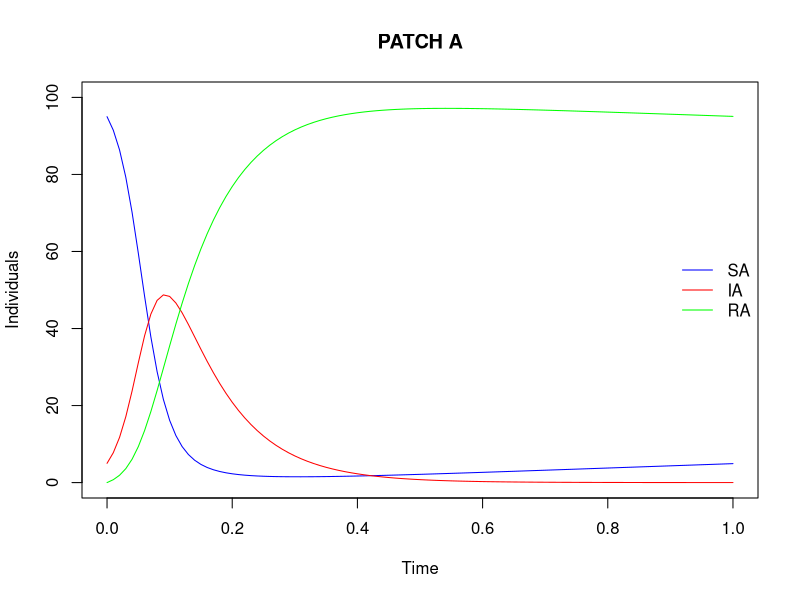
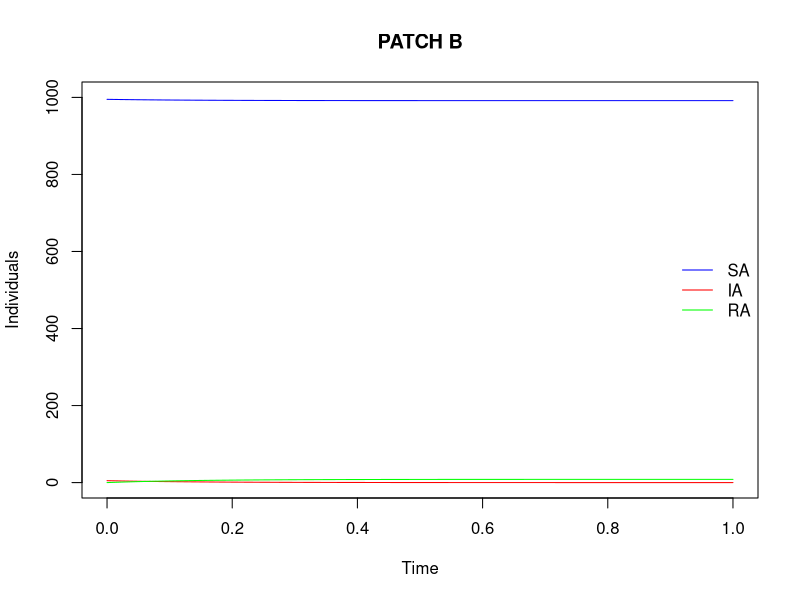
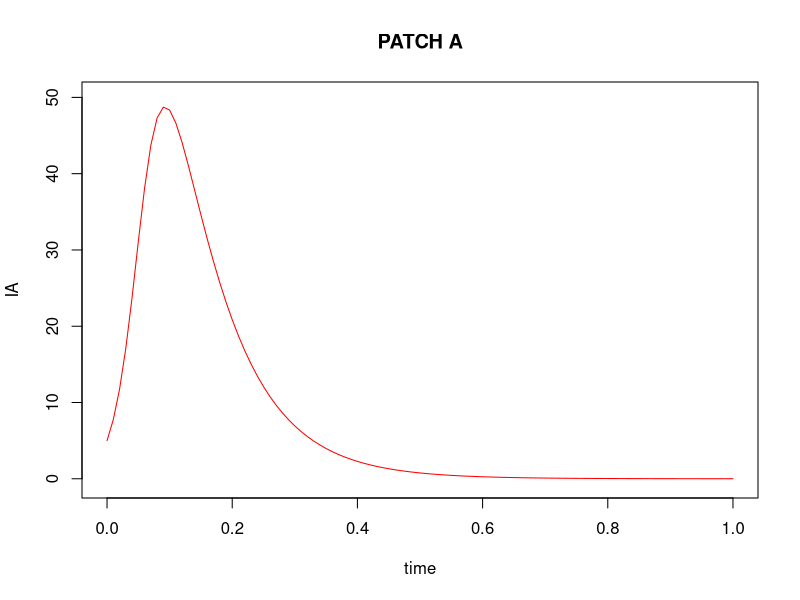
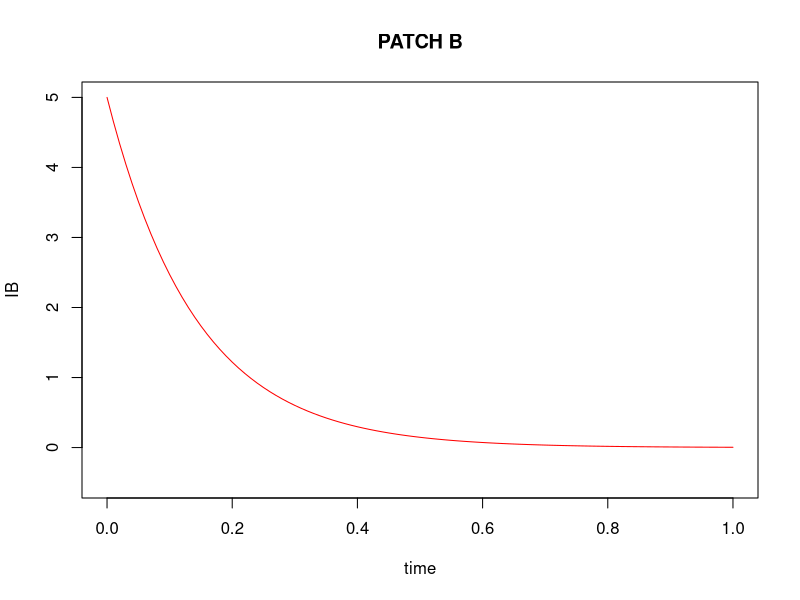
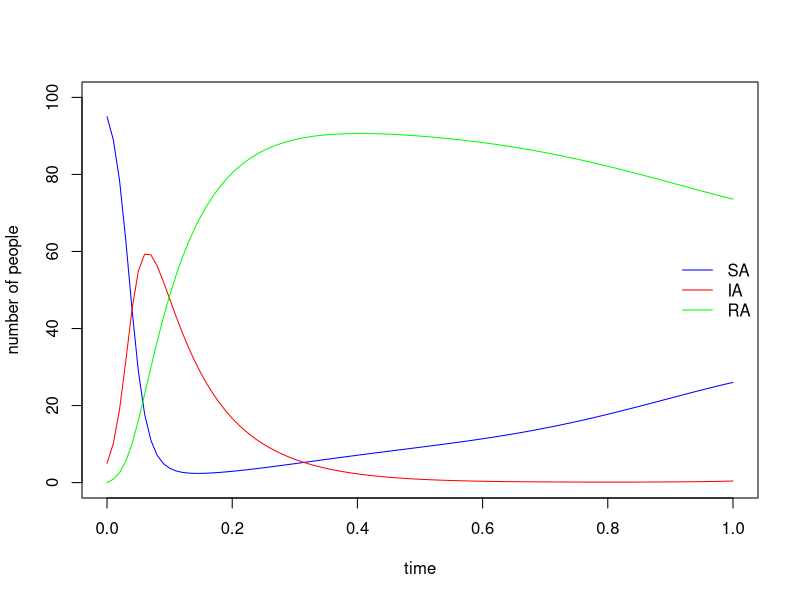
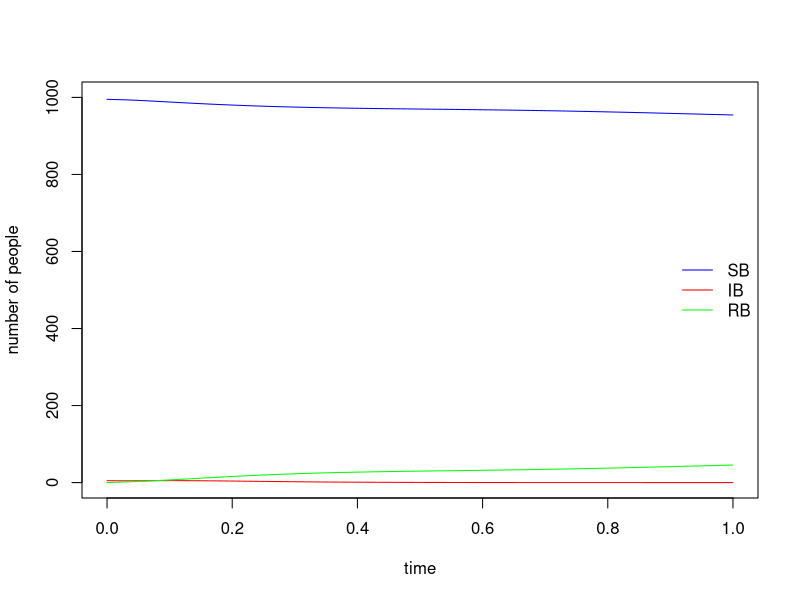
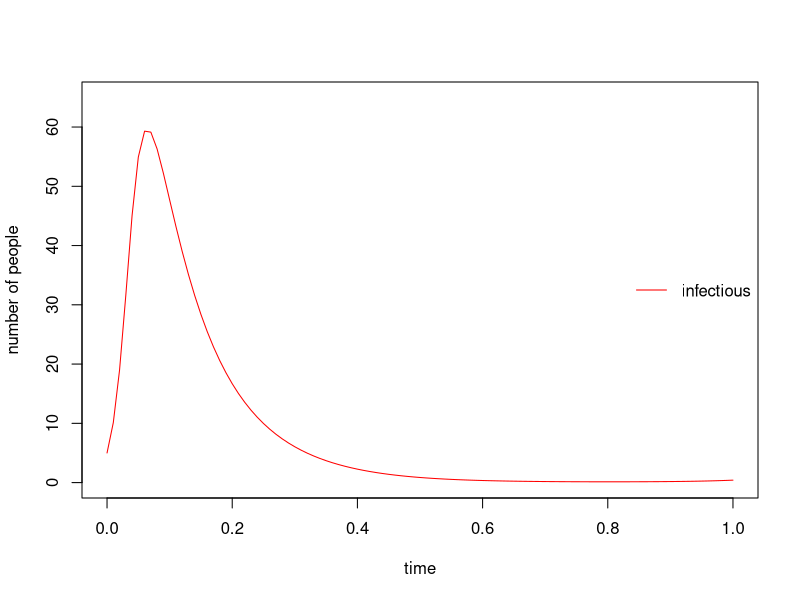
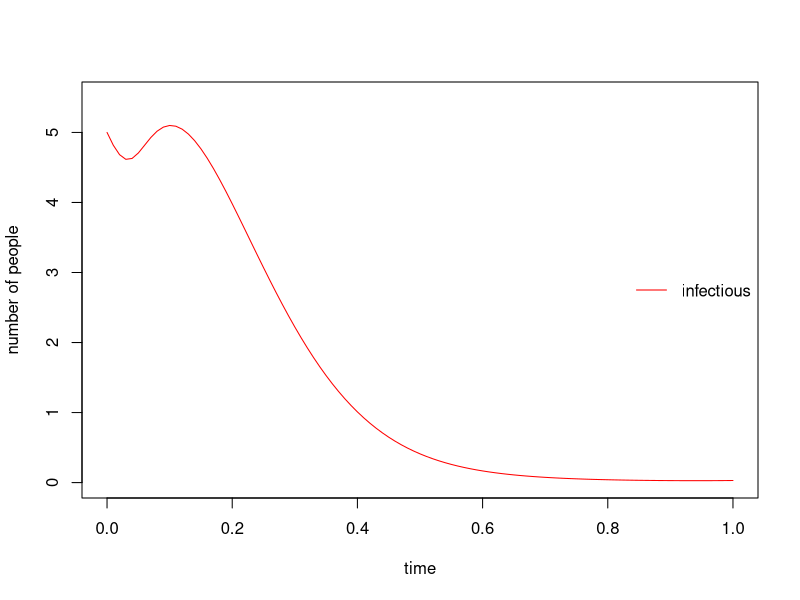

Write the R code that produced these figures, in order.
## ---- chunk 1
knitr::opts_chunk$set(echo = TRUE)
## ---- chunk 2
library(deSolve)
## ---- chunk 3
###################################################################
# Disease Transmission Rate by (t) No seasonality and no movement #
###################################################################
#--------------------------------------------------------------------#
two_patch_SIR_no_seasonality <- function(time, variables, parameters) {
  with(as.list(c(variables, parameters)), {
    
    dS_A <- (mu_A * N_A) - ((beta_A)*(I_A/N_A)*(S_A)) - ((mu_A + phi_AB)*S_A) + (phi_BA*S_B) # Correct.
    
    dI_A <- (beta_A*(I_A/N_A)*S_A) - ((mu_A + gamma_A + phi_AB) * I_A) + (phi_BA*I_B) # Correct.
    
    dR_A <- (gamma_A*I_A)-((mu_A + phi_AB)*R_A) + (phi_BA*R_B)  # Correct.
    
#-------------------------------------------------------------------#
    
    dS_B <-(mu_B * N_B) - ((beta_B)*(I_B/N_B)*(S_B)) - ((mu_B + phi_BA)*S_B) + (phi_AB*S_A) # Correct.
    
    dI_B <-(beta_B*(I_B/N_B)*S_B) - ((mu_B + gamma_B + phi_BA)*I_B) + (phi_AB*I_A) # Correct.
    
    dR_B <-(gamma_B*I_B)-((mu_B + phi_BA)*R_B) + (phi_AB*R_A) # Correct.
    
    return(list(c(dS_A, dI_A, dR_A, dS_B, dI_B, dR_B)))
  })
}

# Set up initial values for the variables
initial_values <- c(
  S_A = 95, I_A = 5, R_A = 0,   # Initial values for patch A
  S_B = 995, I_B = 5, R_B = 0   # Initial values for patch B
)

# Define parameters for the system
parameters_values <- list(
  N_A = 100,
  N_B = 1000,
  mu_A = 0.06,
  mu_B = 0.02,
  gamma_A = 12,
  gamma_B = 12,
  beta_A = 60, # takes the average trans rate and amplitude of transmition
  beta_B = 5, # takes the average trans rate and amplitude of transmition
  phi_AB = 0, # takes the average disp rate and amplitude of dispertion
  phi_BA = 0 # takes the average disp rate and amplitude of dispertion
)

# Define a sequence of time points
time <- seq(0, 1, by = 0.01)

# Solve the system of differential equations
sir_values <- ode(
  y = initial_values,
  times = time,
  func = two_patch_SIR_no_seasonality,
  parms = parameters_values
)

# Print the solution
print(sir_values)
## ---- chunk 4
#################################################
#            Transform to Data Frame            #
#################################################

sir_values <- as.data.frame(sir_values)
sir_values

######################################
#            PLOT PATCH A            #
######################################
with(sir_values, {
# plotting the time series of susceptibles:
  plot(time, S_A, type = "l", col = "blue",
       xlab = "Time", ylab = "Individuals", ylim = c(0, 100))
# adding the time series of infectious:
  lines(time, I_A, col = "red")
# adding the time series of recovered:
  lines(time, R_A, col = "green")
})

title("PATCH A")
# adding a legend:
legend("right", c("SA", "IA", "RA"),
       col = c("blue", "red", "green"), lty = 1, bty = "n")

#####################################
#            PLOT PATCH B           #
#####################################
with(sir_values, {
# plotting the time series of susceptibles:
  plot(time, S_B, type = "l", col = "blue",
       xlab = "Time", ylab = "Individuals", ylim = c(0, 1000))
# adding the time series of infectious:
  lines(time, I_B, col = "red")
# adding the time series of recovered:
  lines(time, R_B, col = "green")
})

title("PATCH B")
# adding a legend:
legend("right", c("SA", "IA", "RA"),
       col = c("blue", "red", "green"), lty = 1, bty = "n")

######################################
#            PLOT PATCH A I_A        #
######################################
with(sir_values, {
# plotting the time series of susceptibles:
  plot(time, I_A, col = "red", type = "l",
       xlab = "time", ylab = "IA", ylim = c(-0.5, 50))
})

title("PATCH A")
# adding a legend:

######################################
#            PLOT PATCH B I_B        #
######################################
with(sir_values, {
# plotting the time series of susceptibles:
  plot(time, I_B, col = "red", type = "line",
       xlab = "time", ylab = "IB", ylim = c(-0.5, 5))
})

# adding a legend:
title("PATCH B")
## ---- chunk 5
#####################################################
# Disease Transmission Rate by (t) with Seasonality #
#####################################################
# sigma          #  
seasonality=0.5  #
##################

beta_A<-function(time){
  return(60*(1+(seasonality*cos((2*pi*time)/1)))) # Correct.
}

beta_B<-function(time){
  
  return(5*(1+(seasonality*cos((2*pi*time)/1)))) # Correct.
         }
##########################
# Disease Dispersal Rate #  
##########################
# sigma          #  
seasonality=0.5  #
##################

phi_AB<-function(time){
  return(0.4*(1 + (seasonality*cos((2*pi*time/1))))) # Correct.
}

phi_BA<-function(time){
  
  return(0.04*(1 + (seasonality*(cos((2*pi*time)/1))))) # Correct.
         }
#--------------------------------------------------------------------#
two_patch_SIR <- function(time, variables, parameters, phi_BA, phi_AB, beta_A, beta_B) {
  with(as.list(c(variables, parameters)), {
    
    dS_A <- (mu_A * N_A) - ((beta_A(time))*(I_A/N_A)*(S_A)) - ((mu_A + phi_AB(time))*S_A) + (phi_BA(time)*S_B) # Correct.
    
    dI_A <- (beta_A(time)*(I_A/N_A)*S_A) - ((mu_A + gamma_A + phi_AB(time)) * I_A) + (phi_BA(time)*I_B) # Correct.
    
    dR_A <- (gamma_A*I_A)-((mu_A + phi_AB(time))*R_A) + (phi_BA(time)*R_B)  # Correct.
    
#-------------------------------------------------------------------#
    dS_B <-(mu_B * N_B) - ((beta_B(time))*(I_B/N_B)*(S_B)) - ((mu_B + phi_BA(time))*S_B) + (phi_AB(time)*S_A) # Correct.
    
    dI_B <-(beta_B(time)*(I_B/N_B)*S_B) - ((mu_B + gamma_B + phi_BA(time))*I_B) + (phi_AB(time)*I_A) # Correct.
    
    dR_B <-(gamma_B*I_B)-((mu_B + phi_BA(time))*R_B) + (phi_AB(time)*R_A) # Correct.
    
    return(list(c(dS_A, dI_A, dR_A, dS_B, dI_B, dR_B)))
  })
}

# Set up initial values for the variables
initial_values <- c(
  S_A = 95, I_A = 5, R_A = 0,   # Initial values for patch A
  S_B = 995, I_B = 5, R_B = 0   # Initial values for patch B
)

# Define parameters for the system
parameters_values <- list(
  N_A = 100,
  N_B = 1000,
  mu_A = 0.06,
  mu_B = 0.02,
  gamma_A = 12,
  gamma_B = 12,
  phi_BA = phi_BA,
  phi_AB = phi_AB,
  beta_A = beta_A,
  beta_B = beta_B
)

# Define a sequence of time points
time <- seq(0, 1, by = 0.01)

# Solve the system of differential equations
sir_values <- ode(
  y = initial_values,
  times = time,
  func = two_patch_SIR,
  parms = parameters_values
)

# Print the solution
print(sir_values)
## ---- chunk 6
#################################################
#            Transform to Data Frame            #
#################################################

sir_values <- as.data.frame(sir_values)
sir_values

######################################
#            PLOT PATCH A            #
######################################
with(sir_values, {
# plotting the time series of susceptibles:
  plot(time, S_A, type = "l", col = "blue",
       xlab = "time", ylab = "number of people", ylim = c(0, 100))
# adding the time series of infectious:
  lines(time, I_A, col = "red")
# adding the time series of recovered:
  lines(time, R_A, col = "green")
})

# adding a legend:
legend("right", c("SA", "IA", "RA"),
       col = c("blue", "red", "green"), lty = 1, bty = "n")

#####################################
#            PLOT PATCH B           #
#####################################
with(sir_values, {
# plotting the time series of susceptibles:
  plot(time, S_B, type = "l", col = "blue",
       xlab = "time", ylab = "number of people", ylim = c(0, 1000))
# adding the time series of infectious:
  lines(time, I_B, col = "red")
# adding the time series of recovered:
  lines(time, R_B, col = "green")
})

# adding a legend:
legend("right", c("SB", "IB", "RB"),
       col = c("blue", "red", "green"), lty = 1, bty = "n")

######################################
#            PLOT PATCH A I_A        #
######################################
with(sir_values, {
# plotting the time series of susceptibles:
  plot(time, I_A, col = "red", type = "l",
       xlab = "time", ylab = "number of people", ylim = c(0, 65))
})

# adding a legend:
legend("right", c("infectious"),
       col = c("red"), lty = 1, bty = "n")

######################################
#            PLOT PATCH A I_B        #
######################################
with(sir_values, {
# plotting the time series of susceptibles:
  plot(time, I_B, col = "red", type = "l",
       xlab = "time", ylab = "number of people", ylim = c(0, 5.5))
})

# adding a legend:
legend("right", c("infectious"),
       col = c("red"), lty = 1, bty = "n")
## ---- chunk 7
#####################################################
# Disease Transmission Rate by (t) with Seasonality #
#####################################################
# sigma          #  
seasonality=0.5  #
##################

beta_A<-function(time){
  return(60*(1+(seasonality*cos((2*pi*time)/1)))) # Correct.
}

beta_B<-function(time){
  
  return(5*(1+(seasonality*cos((2*pi*time)/1)))) # Correct.
         }
##########################
# Disease Dispersal Rate #  
##########################
# sigma          #  
seasonality=0.5  #
##################

phi_AB<-function(time){
  return(0.4*(1 + (seasonality*cos((2*pi*time/1))))) # Correct.
}

phi_BA<-function(time){
  
  return(0.04*(1 + (seasonality*(cos((2*pi*time)/1))))) # Correct.
         }
#--------------------------------------------------------------------#
two_patch_SIR <- function(time, variables, parameters, phi_BA, phi_AB, beta_A, beta_B) {
  with(as.list(c(variables, parameters)), {
    
    dS_A <- (mu_A * N_A) - ((beta_A(time))*(I_A/N_A)*(S_A)) - ((mu_A + phi_AB(time))*S_A) + (phi_BA(time)*S_B) # Correct.
    
    dI_A <- (beta_A(time)*(I_A/N_A)*S_A) - ((mu_A + gamma_A + phi_AB(time)) * I_A) + (phi_BA(time)*I_B) # Correct.
    
    dR_A <- (gamma_A*I_A)-((mu_A + phi_AB(time))*R_A) + (phi_BA(time)*R_B)  # Correct.
    
#-------------------------------------------------------------------#
    dS_B <-(mu_B * N_B) - ((beta_B(time))*(I_B/N_B)*(S_B)) - ((mu_B + phi_BA(time))*S_B) + (phi_AB(time)*S_A) # Correct.
    
    dI_B <-(beta_B(time)*(I_B/N_B)*S_B) - ((mu_B + gamma_B + phi_BA(time))*I_B) + (phi_AB(time)*I_A) # Correct.
    
    dR_B <-(gamma_B*I_B)-((mu_B + phi_BA(time))*R_B) + (phi_AB(time)*R_A) # Correct.
    
    return(list(c(dS_A, dI_A, dR_A, dS_B, dI_B, dR_B)))
  })
}

# Set up initial values for the variables
initial_values <- c(
  S_A = 95, I_A = 5, R_A = 0,   # Initial values for patch A
  S_B = 995, I_B = 5, R_B = 0   # Initial values for patch B
)

# Define parameters for the system
parameters_values <- list(
  N_A = 100,
  N_B = 1000,
  mu_A = 0.06,
  mu_B = 0.02,
  gamma_A = 12,
  gamma_B = 12,
  phi_BA = phi_BA,
  phi_AB = phi_AB,
  beta_A = beta_A,
  beta_B = beta_B
)

# Define a sequence of time points
time <- seq(0, 100, by = 0.01)

# Solve the system of differential equations
sir_values <- ode(
  y = initial_values,
  times = time,
  func = two_patch_SIR,
  parms = parameters_values
)

# Print the solution
print(sir_values)
## ---- chunk 8
#################################################
#            Transform to Data Frame            #
#################################################

sir_values <- as.data.frame(sir_values)
sir_values

######################################
#            PLOT PATCH A            #
######################################
with(sir_values, {
# plotting the time series of susceptibles:
  plot(time, S_A, type = "l", col = "blue",
       xlab = "time", ylab = "number of people", ylim = c(0, 100))
# adding the time series of infectious:
  lines(time, I_A, col = "red")
# adding the time series of recovered:
  lines(time, R_A, col = "green")
})

# adding a legend:
legend("right", c("SA", "IA", "RA"),
       col = c("blue", "red", "green"), lty = 1, bty = "n")

#####################################
#            PLOT PATCH B           #
#####################################
with(sir_values, {
# plotting the time series of susceptibles:
  plot(time, S_B, type = "l", col = "blue",
       xlab = "time", ylab = "number of people", ylim = c(0, 1000))
# adding the time series of infectious:
  lines(time, I_B, col = "red")
# adding the time series of recovered:
  lines(time, R_B, col = "green")
})

# adding a legend:
legend("right", c("SB", "IB", "RB"),
       col = c("blue", "red", "green"), lty = 1, bty = "n")
## ---- chunk 9
######################################
#            PLOT PATCH A            #
######################################
with(sir_values, {
# plotting the time series of susceptibles:
  plot(time, S_A, type = "l", col = "blue",
       xlab = "time", ylab = "number of people", ylim = c(0, 100), xlim = c(75, 100))
# adding the time series of infectious:
  lines(time, I_A, col = "red")
# adding the time series of recovered:
  lines(time, R_A, col = "green")
})

#####################################
#            PLOT PATCH B           #
#####################################
with(sir_values, {
# plotting the time series of susceptibles:
  plot(time, S_B, type = "l", col = "blue",
       xlab = "time", ylab = "number of people", ylim = c(0, 1000), xlim=c(75,100))
# adding the time series of infectious:
  lines(time, I_B, col = "red")
# adding the time series of recovered:
  lines(time, R_B, col = "green")
})

# adding a legend:
legend("right", c("SB", "IB", "RB"),
       col = c("blue", "red", "green"), lty = 1, bty = "n")
## ---- chunk 10
######################################
#            PLOT PATCH A I_A        #
######################################
with(sir_values, {
# plotting the time series of susceptibles:
  plot(time, I_A, col = "red", type = "l",
       xlab = "time", ylab = "number of people", ylim = c(0, 5), xlim=c(75,100))
})

# adding a legend:
legend("right", c("infectious"),
       col = c("red"), lty = 1, bty = "n")

######################################
#            PLOT PATCH A I_B        #
######################################
with(sir_values, {
# plotting the time series of susceptibles:
  plot(time, I_B, col = "red", type = "l",
       xlab = "time", ylab = "number of people", ylim = c(0, 0.3), xlim=c(75,100))
})

# adding a legend:
legend("right", c("infectious"),
       col = c("red"), lty = 1, bty = "n")
